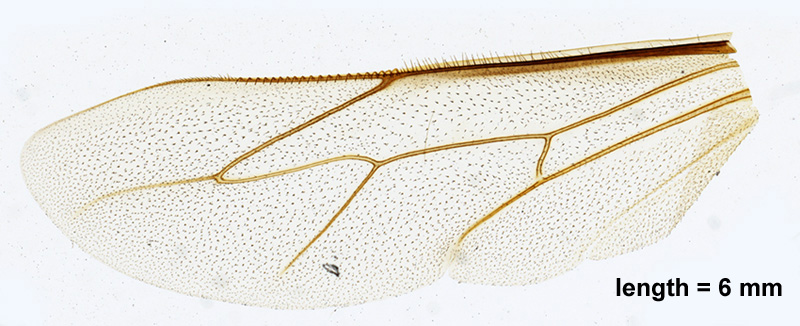
#> input picture immagini/ala_ape.jpg, 800 x 326 px, found by its file name
$ python untitled5.py
#> lines starting #> are read from the running program, lines starting #| are printed output that depends on the picture
import numpy as np
import skimage.io as io
import matplotlib.pyplot as plt
import scipy.ndimage as ndi
import skimage.color as cl
from sklearn.cluster import k_means
from skimage.exposure import equalize_hist
from seg_utils import zero_crossing


plt.close('all')


x=cl.rgb2gray(np.float64(io.imread('Immagini/ala_ape.jpg'))/255)
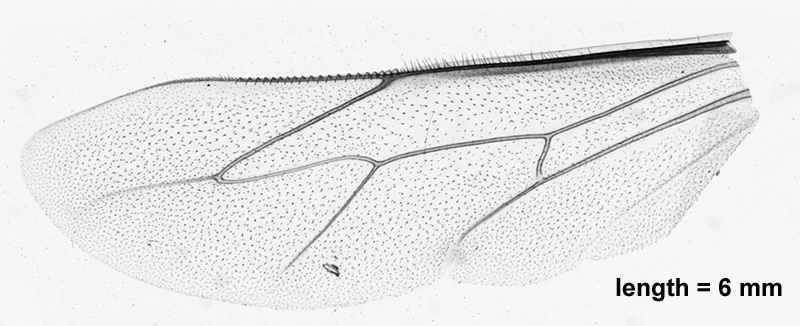
#> x: shape (326, 800) float64; min 0, max 1, mean 0.908

plt.figure(1)
plt.imshow(x, clim=[0,1], cmap='gray')

M,N=x.shape
#> M = 326; N = 800

y=ndi.gaussian_filter(x, (7,7))
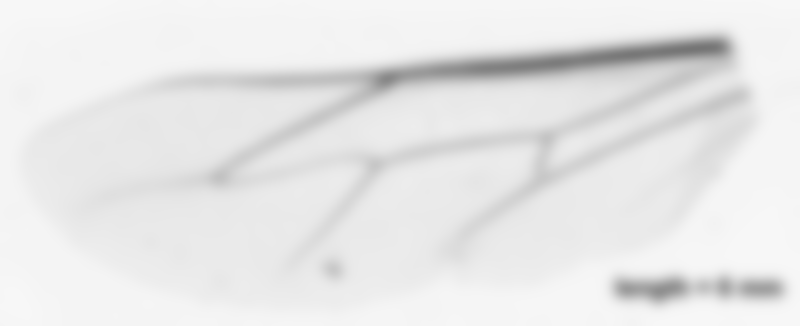
#> y: shape (326, 800) float64; min 0.459, max 0.97, mean 0.908

h=np.array([[0,1,0], [1,-4,1],[0,1,0]])

z=ndi.correlate(y,h)
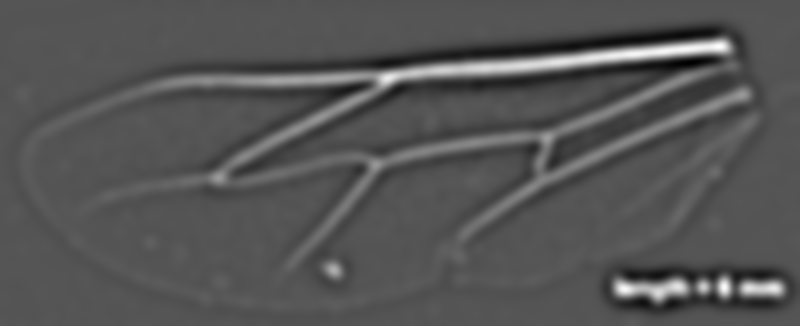
#> z: shape (326, 800) float64; min -0.00357, max 0.00711, mean 1.15e-19; drawn with min black and max white
plt.figure(3)
plt.imshow(z, cmap='gray')

plt.figure(2)
plt.imshow(y, cmap='gray')


plt.show()

$ run again, with immagini/baba.jpg copied over immagini/ala_ape.jpg
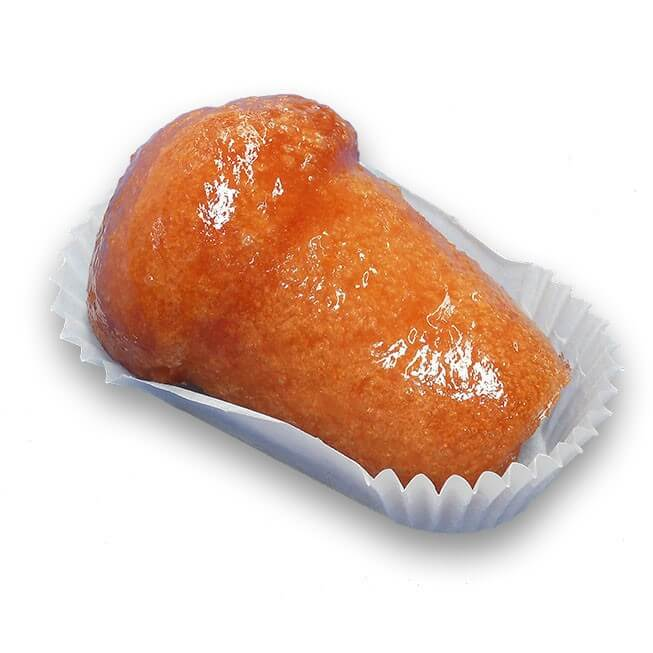
#> input picture immagini/baba.jpg, 653 x 653 px, found by its file name
#> `y=ndi.gaussian_filter(x, (7,7))`:
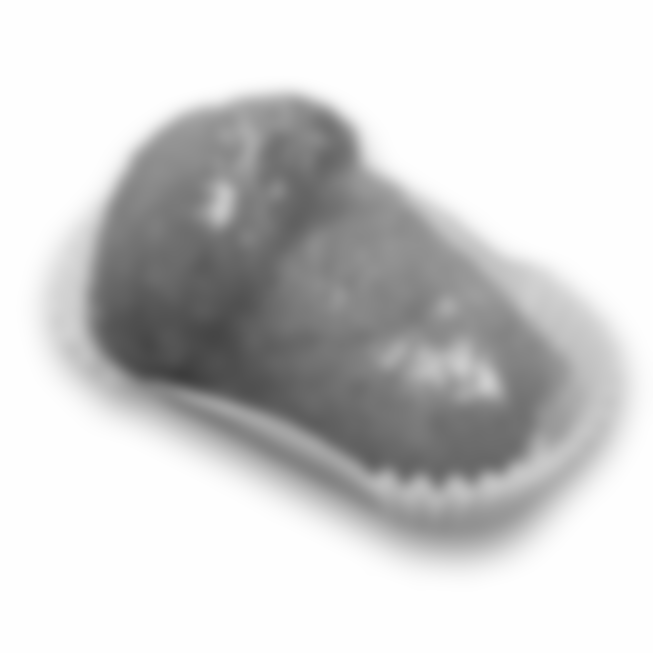
#> y: shape (653, 653) float64; min 0.24, max 1, mean 0.817
#> `z=ndi.correlate(y,h)`:
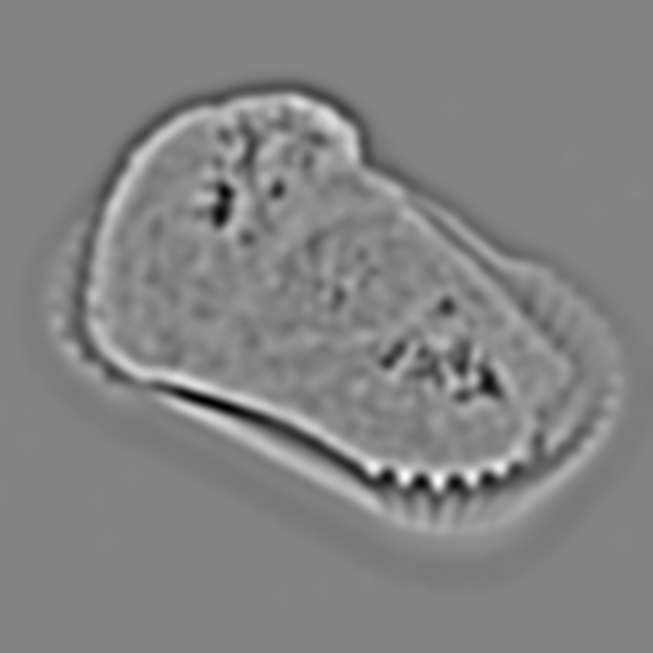
#> z: shape (653, 653) float64; min -0.00414, max 0.00383, mean -3.6e-19; drawn with min black and max white
